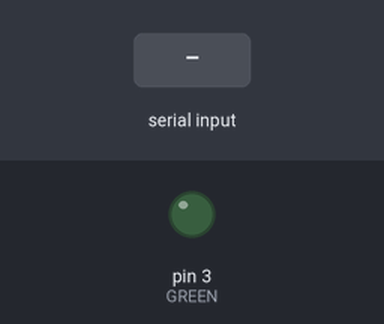
The sketch below on a simulated Arduino Uno, built with avr-gcc and run on an emulated ATmega328P. Parts: output pins drawn as LEDs (lit = HIGH). The test bench sets the inputs (shaded band).

Above: at 1.2 s.
1.3 s: "1\n" received over Serial
At 1.6 s:
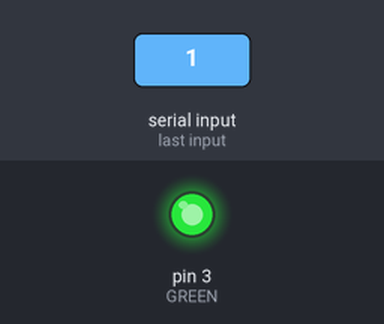
2.8 s: "0\n" received over Serial
At 4.0 s:
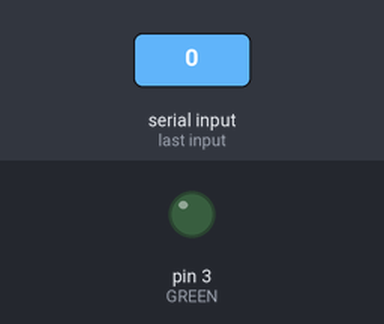
4.3 s: "2\n" received over Serial
At 5.1 s:
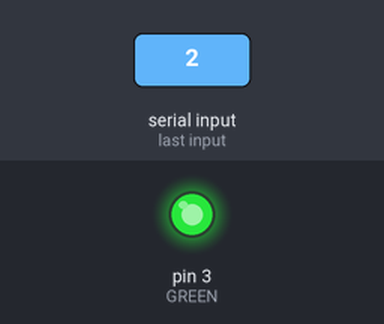
Timing chart, 0 to 7.3 s (numbered marks = the images above; inputs shaded):
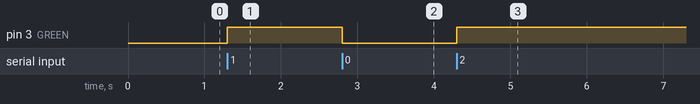

The sketch:

3.SwitchingLED.ino
```cpp
#define GREEN 3

void setup() {
  Serial.begin(9600);

  pinMode(GREEN, OUTPUT);
  digitalWrite(GREEN, LOW);
}

void loop() {
  if(Serial.available() > 0)
  {
    short inp = Serial.read();

    if(inp == '\n')
    {
      return;
    }

    if(inp == '0')
    {
      digitalWrite(GREEN, LOW);
    }
    else
    {
      digitalWrite(GREEN, HIGH);
    }
  }
}
```

Measured:
- after the input at 1.3 s, pin 3 (GREEN): LOW → HIGH at once
- after the input at 2.8 s, pin 3 (GREEN): HIGH → LOW at once
- after the input at 4.3 s, pin 3 (GREEN): LOW → HIGH at once
